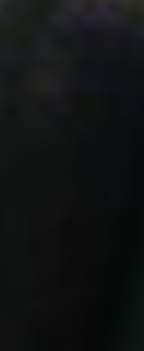
#> input picture color/Black/1.PNG, 48 x 117 px (shown 3 times larger); its folder holds only this picture in this run
$ python hsvtest_v3.py
#> lines starting #> are read from the running program, lines starting #| are printed output that depends on the picture

import cv2
import numpy as np
from pathlib import Path
import matplotlib.pyplot as plt
from sklearn.cluster import KMeans
import json
import os
from typing import Dict, List, Tuple, Optional
import logging
import matplotlib.pyplot as plt
plt.rcParams['font.sans-serif'] = ['Microsoft JhengHei']  # 更改為存在的字型名稱
plt.rcParams['axes.unicode_minus'] = False

class ColorPreprocessor:
    @staticmethod
    def enhance_image(image: np.ndarray) -> np.ndarray:
        """增強圖像以提高檢測準確度"""
        # 轉換到LAB空間進行光照均衡化
        lab = cv2.cvtColor(image, cv2.COLOR_BGR2LAB)
        l, a, b = cv2.split(lab)
        clahe = cv2.createCLAHE(clipLimit=3.0, tileGridSize=(8,8))
        cl = clahe.apply(l)
        enhanced_lab = cv2.merge((cl,a,b))
        return cv2.cvtColor(enhanced_lab, cv2.COLOR_LAB2BGR)

    @staticmethod
    def remove_noise(image: np.ndarray, kernel_size: int = 5) -> np.ndarray:
        """移除圖像噪點"""
        return cv2.medianBlur(image, kernel_size)

class ColorAnalyzer:
    def __init__(self, base_path: str):
        self.base_path = Path(base_path)
        self.color_stats = {}
        self.recommendations = {}
        self.preprocessor = ColorPreprocessor()

        # 設置日誌
        logging.basicConfig(
            level=logging.INFO,
            format='%(asctime)s - %(levelname)s - %(message)s'
        )
        self.logger = logging.getLogger(__name__)

    def load_images(self, color_name: str) -> List[np.ndarray]:
        """載入並預處理指定顏色資料夾中的所有圖片"""
        image_path = self.base_path / color_name
        images = []
        if image_path.exists():
            for img_file in image_path.glob('*'):
                if img_file.suffix.lower() in ['.jpg', '.jpeg', '.png', '.bmp']:
                    try:
                        img = cv2.imread(str(img_file))
                        if img is not None:
                            # 預處理圖片
                            img = self.preprocessor.enhance_image(img)
                            img = self.preprocessor.remove_noise(img)
                            images.append(img)
                    except Exception as e:
                        self.logger.error(f"處理圖片 {img_file} 時發生錯誤: {str(e)}")
        return images

    def analyze_color_space(self, images: List[np.ndarray], color_name: str):
        """分析圖片在不同色彩空間的分布"""
        if not images:
            self.logger.warning(f"{color_name} 沒有有效的圖片樣本")
            return

        hsv_values = []
        lab_values = []

        for img in images:
            # 計算主要顏色
            hsv = cv2.cvtColor(img, cv2.COLOR_BGR2HSV)
            lab = cv2.cvtColor(img, cv2.COLOR_BGR2LAB)

            # 使用K-means找出主要顏色
            pixels = hsv.reshape(-1, 3)
            kmeans = KMeans(n_clusters=1, n_init=10).fit(pixels)
            hsv_dominant = kmeans.cluster_centers_[0]

            pixels_lab = lab.reshape(-1, 3)
            kmeans_lab = KMeans(n_clusters=1, n_init=10).fit(pixels_lab)
            lab_dominant = kmeans_lab.cluster_centers_[0]

            hsv_values.append(hsv_dominant)
            lab_values.append(lab_dominant)

        # 計算統計數據
        self.color_stats[color_name] = {
            'hsv': {
                'mean': np.mean(hsv_values, axis=0),
                'std': np.std(hsv_values, axis=0),
                'min': np.min(hsv_values, axis=0),
                'max': np.max(hsv_values, axis=0)
            },
            'lab': {
                'mean': np.mean(lab_values, axis=0),
                'std': np.std(lab_values, axis=0),
                'min': np.min(lab_values, axis=0),
                'max': np.max(lab_values, axis=0)
            },
            'sample_count': len(images)
        }
    def generate_recommendations(self, std_multiplier: float = 1.0):
        """生成優化後的顏色檢測建議"""
        for color_name, stats in self.color_stats.items():
            hsv_stats = stats['hsv']
            lab_stats = stats['lab']

            if color_name.lower() == 'red':
                # 紅色特殊處理：使用雙區間
                # 可考慮額外縮小 LAB 範圍
                mean_lab = lab_stats['mean']
                std_lab = lab_stats['std']
                lab_lower = np.maximum(mean_lab - std_multiplier * std_lab, [0, 0, 0])
                lab_upper = np.minimum(mean_lab + std_multiplier * std_lab, [255, 255, 255])

                self.recommendations[color_name] = {
                    'hsv_range': [
                        {
                            'lower': [0, 150, 50],
                            'upper': [5, 255, 255]
                        },
                        {
                            'lower': [170, 150, 50],
                            'upper': [180, 255, 255]
                        }
                    ],
                    'lab_range': {
                        'lower': lab_lower.tolist(),
                        'upper': lab_upper.tolist()
                    },
                    'confidence': self._calculate_confidence(stats)
                }
            else:
                # 其他顏色使用單區間
                mean_hsv = hsv_stats['mean']
                std_hsv = hsv_stats['std']
                mean_lab = lab_stats['mean']
                std_lab = lab_stats['std']

                # HSV 範圍：將原先的1.5倍 std 改為1.0倍
                hsv_lower = np.maximum(mean_hsv - std_multiplier * std_hsv, [0, 150, 50])
                hsv_upper = np.minimum(mean_hsv + std_multiplier * std_hsv, [180, 255, 255])

                # LAB 範圍：同樣改為1.0倍
                lab_lower = np.maximum(mean_lab - std_multiplier * std_lab, [0, 0, 0])
                lab_upper = np.minimum(mean_lab + std_multiplier * std_lab, [255, 255, 255])

                self.recommendations[color_name] = {
                    'hsv_range': [{
                        'lower': hsv_lower.tolist(),
                        'upper': hsv_upper.tolist()
                    }],
                    'lab_range': {
                        'lower': lab_lower.tolist(),
                        'upper': lab_upper.tolist()
                    },
                    'confidence': self._calculate_confidence(stats)
                }

    def _calculate_confidence(self, stats: Dict) -> float:
        """計算建議的可信度"""
        # 考慮兩個色彩空間的樣本權重
        sample_weight = min(stats['sample_count'] / 10, 1)

        # HSV和LAB的標準差權重
        hsv_std_weight = np.mean(1 - stats['hsv']['std'] / [180, 255, 255])
        lab_std_weight = np.mean(1 - stats['lab']['std'] / [255, 255, 255])

        # 綜合計算
        return (sample_weight * 0.3 + hsv_std_weight * 0.4 + lab_std_weight * 0.3) * 100

    def check_range_overlaps(self):
        """檢查顏色範圍是否有重疊"""
        overlaps = []
        for color1 in self.recommendations:
            for color2 in self.recommendations:
                if color1 >= color2:
                    continue

                overlap = self._calculate_range_overlap(
                    self.recommendations[color1],
                    self.recommendations[color2]
                )
                if overlap > 0:
                    overlaps.append({
                        'colors': (color1, color2),
                        'overlap_percentage': overlap
                    })
        return overlaps

    def _calculate_range_overlap(self, range1: Dict, range2: Dict) -> float:
        """計算兩個顏色範圍的重疊程度"""
        def ranges_overlap(r1_lower, r1_upper, r2_lower, r2_upper):
            return not (r1_upper[0] < r2_lower[0] or r2_upper[0] < r1_lower[0])

        total_overlap = 0
        # 處理HSV重疊
        for r1 in range1['hsv_range']:
            for r2 in range2['hsv_range']:
                if ranges_overlap(
                    np.array(r1['lower']),
                    np.array(r1['upper']),
                    np.array(r2['lower']),
                    np.array(r2['upper'])
                ):
                    total_overlap += 0.5  # HSV重疊權重

        # 處理LAB重疊
        if ranges_overlap(
            np.array(range1['lab_range']['lower']),
            np.array(range1['lab_range']['upper']),
            np.array(range2['lab_range']['lower']),
            np.array(range2['lab_range']['upper'])
        ):
            total_overlap += 0.5  # LAB重疊權重

        return total_overlap * 100

class ColorDetector:
    def __init__(self, config_path: str):
        """初始化顏色檢測器"""
        with open(config_path, 'r') as f:
            self.config = json.load(f)
        self.preprocessor = ColorPreprocessor()

    # [42 lines left out: function detect_color, not called in this run]

    def get_confidence_details(self, image: np.ndarray, color_name: str) -> Dict:
        """獲取詳細的置信度資訊"""
        processed = self.preprocessor.enhance_image(image)
        processed = self.preprocessor.remove_noise(processed)

        hsv = cv2.cvtColor(processed, cv2.COLOR_BGR2HSV)
        lab = cv2.cvtColor(processed, cv2.COLOR_BGR2LAB)

        # HSV 檢測
        hsv_mask = np.zeros(image.shape[:2], dtype=np.uint8)
        for range_config in self.config[color_name]['hsv_range']:
            lower = np.array(range_config['lower'])
            upper = np.array(range_config['upper'])
            mask = cv2.inRange(hsv, lower, upper)
            hsv_mask = cv2.bitwise_or(hsv_mask, mask)

        # LAB 檢測
        lab_lower = np.array(self.config[color_name]['lab_range']['lower'])
        lab_upper = np.array(self.config[color_name]['lab_range']['upper'])
        lab_mask = cv2.inRange(lab, lab_lower, lab_upper)

        # 結合結果
        final_mask = cv2.bitwise_and(hsv_mask, lab_mask)

        # 形態學處理
        kernel = np.ones((3,3), np.uint8)
        final_mask = cv2.morphologyEx(final_mask, cv2.MORPH_OPEN, kernel)
        final_mask = cv2.morphologyEx(final_mask, cv2.MORPH_CLOSE, kernel)

        return {
            'hsv_confidence': (np.sum(hsv_mask > 0) / hsv_mask.size) * 100,
            'lab_confidence': (np.sum(lab_mask > 0) / lab_mask.size) * 100,
            'final_confidence': (np.sum(final_mask > 0) / final_mask.size) * 100,
            'hsv_mask': hsv_mask,
            'lab_mask': lab_mask,
            'final_mask': final_mask
        }

def visualize_results(image: np.ndarray, detection_results: Dict, save_path: Optional[str] = None):
    """視覺化檢測結果"""
    fig, axes = plt.subplots(2, 2, figsize=(12, 10))

    # 原圖
    axes[0, 0].imshow(cv2.cvtColor(image, cv2.COLOR_BGR2RGB))
    axes[0, 0].set_title('原始圖片')
    axes[0, 0].axis('off')

    # HSV 遮罩
    axes[0, 1].imshow(detection_results['hsv_mask'], cmap='gray')
    axes[0, 1].set_title(f'HSV 遮罩\n置信度: {detection_results["hsv_confidence"]:.2f}%')
    axes[0, 1].axis('off')

    # LAB 遮罩
    axes[1, 0].imshow(detection_results['lab_mask'], cmap='gray')
    axes[1, 0].set_title(f'LAB 遮罩\n置信度: {detection_results["lab_confidence"]:.2f}%')
    axes[1, 0].axis('off')

    # 最終遮罩
    axes[1, 1].imshow(detection_results['final_mask'], cmap='gray')
    axes[1, 1].set_title(f'最終遮罩\n置信度: {detection_results["final_confidence"]:.2f}%')
    axes[1, 1].axis('off')

    plt.tight_layout()

    if save_path:
        plt.savefig(save_path)
        plt.close()
    else:
        plt.show()

def main():
    # 設置路徑
    base_path = "./color"
    output_path = "./analysis_results"
    Path(output_path).mkdir(parents=True, exist_ok=True)

    # 1. 分析顏色樣本
    analyzer = ColorAnalyzer(base_path)
    print("開始分析顏色樣本...")

    # 分析每個顏色資料夾
    for color_folder in analyzer.base_path.iterdir():
        if color_folder.is_dir():
            color_name = color_folder.name
            print(f"分析 {color_name}...")
            images = analyzer.load_images(color_name)
#> in load_images, img is the input picture: shape (117, 48, 3); mean B, G, R 18.3, 18.2, 16.6
#> in enhance_image, `lab = cv2.cvtColor(image, cv2.COLOR_BGR2LAB)`: lab: shape (117, 48, 3); mean of channels 0, 1, 2 14.9, 127.3, 127.8
#> in enhance_image, `cl = clahe.apply(l)`:
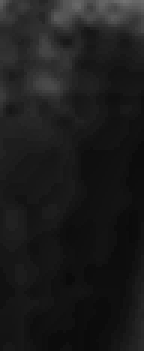
#> cl: shape (117, 48) (shown 3 times larger); min 11, max 114, mean 27.8
#> in enhance_image, `enhanced_lab = cv2.merge((cl,a,b))`: enhanced_lab: shape (117, 48, 3); mean of channels 0, 1, 2 27.8, 127.3, 127.8
#> images = 1 item
            if images:
                analyzer.analyze_color_space(images, color_name)
#> the loop in analyze_color_space, `for img in images:` made 1 pass
#> (hsv_dominant, lab_dominant) on pass 1: ([63.69, 21.72, 30.52], [27.67, 127.2, 127.9])
#> after the loop in analyze_color_space, `for img in images:`: hsv_values = [[63.69, 21.72, 30.52]]; lab_values = [[27.67, 127.2, 127.9]]

    # 生成建議
    analyzer.generate_recommendations()
#> the loop in generate_recommendations, `for color_name, stats in self.color_stats.items():` made 2 passes
#> (color_name, std_lab, hsv_lower, hsv_upper, lab_upper) on passes 1 to 2: ('Black', [0, 0, 0], [63.69, 150, 50], [63.69, 21.72, 30.52], [27.67, 127.2, 127.9]), ('Black1', [0, 0, 0], [63.69, 150, 50], [63.69, 21.72, 30.52], [27.67, 127.2, 127.9])
#> after the loop in generate_recommendations, `for color_name, stats in self.color_stats.items():`: self.recommendations = 2 items

    # 檢查重疊
    overlaps = analyzer.check_range_overlaps()
#> the loop in check_range_overlaps, `for color1 in self.recommendations:` made 2 passes
#> color1 on pass 1: 'Black'
#> color1 on pass 2: 'Black1'
#> after the loop in check_range_overlaps, `for color1 in self.recommendations:`: overlaps = 1 item
#> overlaps = 1 item
    if overlaps:
        print("\n發現顏色範圍重疊:")
        for overlap in overlaps:
            print(f"{overlap['colors'][0]} 和 {overlap['colors'][1]} 重疊 {overlap['overlap_percentage']:.2f}%")
#> this loop made 1 pass
#> overlap on pass 1: {'colors': ('Black', 'Black1'), 'overlap_percentage': 100}
#| Black 和 Black1 重疊 100.00%

    # 保存設置
    config_path = Path(output_path) / 'color_config.json'
    with open(config_path, 'w', encoding='utf-8') as f:
        json.dump(analyzer.recommendations, f, indent=2, ensure_ascii=False)

    print(f"\n配置已保存到 {config_path}")

    # 2. 測試顏色檢測
    detector = ColorDetector(str(config_path))
    results_path = Path(output_path) / 'test_results'
    results_path.mkdir(exist_ok=True)

    # 測試每個顏色資料夾中的圖片
    for color_folder in Path(base_path).iterdir():
        if color_folder.is_dir():
            color_name = color_folder.name
            print(f"\n測試 {color_name} 檢測...")

            test_files = list(color_folder.glob('*'))
            test_files = [f for f in test_files if f.suffix.lower() in ['.jpg', '.jpeg', '.png', '.bmp']]

            if test_files:
                success_count = 0
                for i, img_path in enumerate(test_files):
                    # 讀取圖片
                    img = cv2.imread(str(img_path))
                    if img is None:
                        continue

                    # 獲取詳細檢測結果
                    detection_details = detector.get_confidence_details(img, color_name)
#> detection_details = 6 items

                    # 儲存視覺化結果
                    save_path = results_path / f'{color_name}_test_{i}.png'
                    visualize_results(img, detection_details, str(save_path))
#> in visualize_results, `plt.savefig(save_path)`:
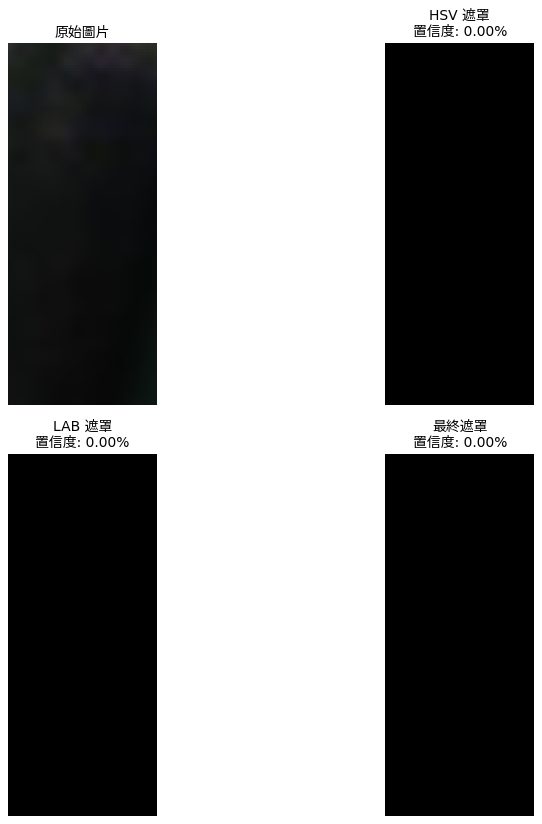
#> figure drawn by matplotlib, 4 panels

                    # 判斷是否檢測成功
                    if detection_details['final_confidence'] > 30:  # 可調整的閾值
                        success_count += 1

                success_rate = (success_count / len(test_files)) * 100
                print(f"檢測成功率: {success_rate:.2f}%")
                print(f"測試結果已保存到: {results_path}")

if __name__ == "__main__":
    main()
